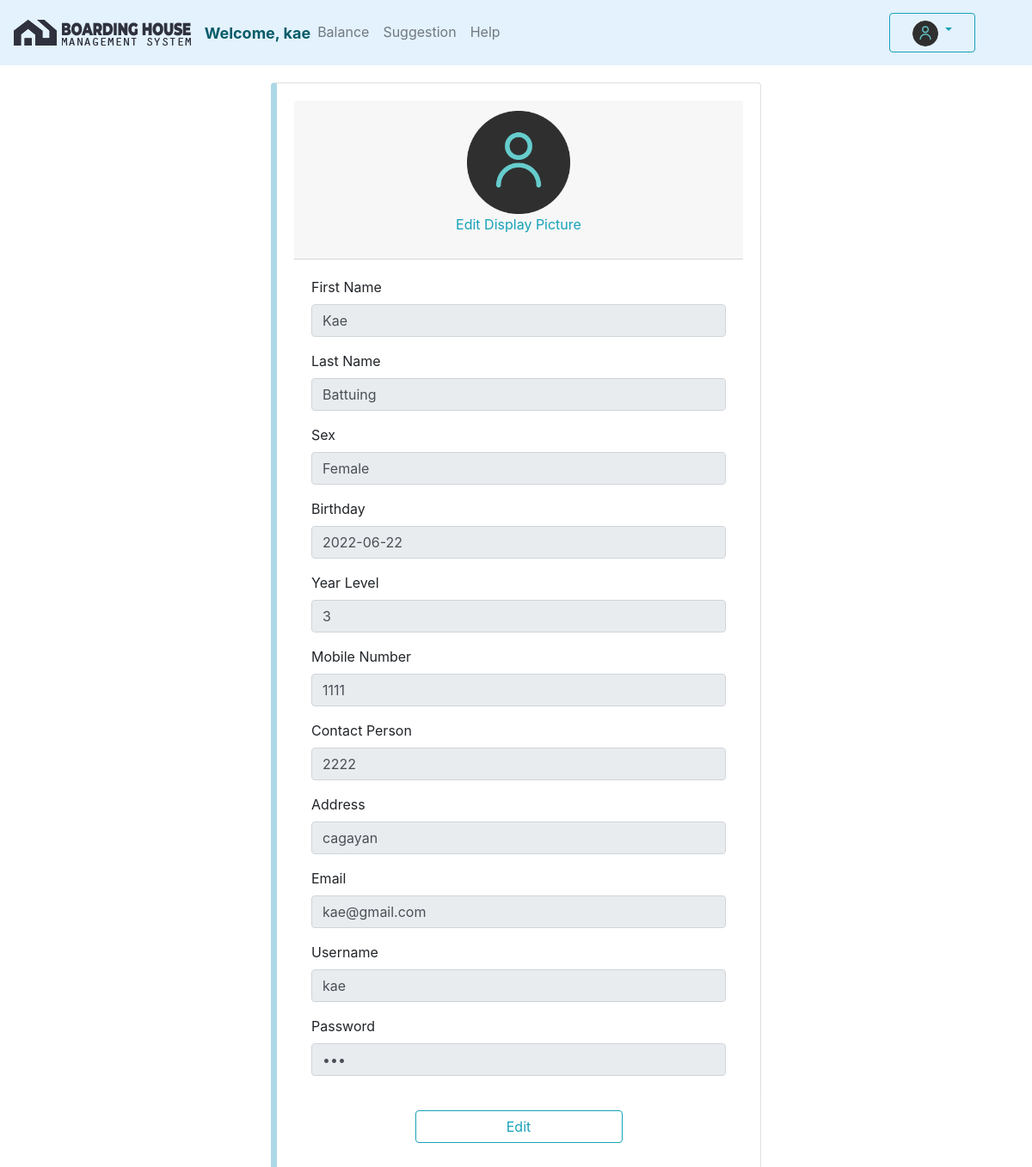
/User/editprofile.php (signed in), run on the app's committed database.
### tables this page shows
CREATE TABLE `boarders` (
  `boarder_id` int(11) NOT NULL,
  `first_name` varchar(50) NOT NULL,
  `last_name` varchar(50) NOT NULL,
  `sex` varchar(10) NOT NULL,
  `birthdate` varchar(255) NOT NULL,
  `year` varchar(255) NOT NULL,
  `contact_number` varchar(11) NOT NULL,
  `contact_person` varchar(255) NOT NULL,
  `permanent_add` varchar(255) NOT NULL,
  `email_add` varchar(255) NOT NULL,
  `username` varchar(50) NOT NULL,
  `password` varchar(50) NOT NULL,
  `imgname` varchar(255) NOT NULL,
  `imgsrc` varchar(255) NOT NULL
);

### User/editprofile.php (the view, shortened to what this page needs)
<?php
    include("../config.php");
    $user_check=$_SESSION['user'];
    $sql="SELECT * FROM boarders WHERE username='$user_check'";
    $stmt=$conn->query($sql);
    $row=$stmt->fetch(PDO::FETCH_ASSOC);
    $login_user=$row['username'];
    $fname=$row['first_name'];
    $lname=$row['last_name'];
    $sex=$row['sex'];
    $birthdate=$row['birthdate'];
    $year=$row['year'];
    $cnumber=$row['contact_number'];
    $cperson=$row['contact_person'];
    $address=$row['permanent_add'];
    $email=$row['email_add'];
    $uname=$row['username'];
    $pword=$row['password'];
    $imgsrc=$row['imgsrc'];
?>
<!DOCTYPE html>
<html lang="en">
<head>
    <link rel="stylesheet" href="../bootstrap/css/bootstrap.css">
    <link rel="stylesheet" href="../fontawesome/css/all.css">
</head>
<body>
    <nav class="navbar navbar-expand-lg navbar-light" style="background-color: #e3f2fd;">
        <a class="navbar-brand" href="#">
            <img src="../Assets/logo/main-logo.png" class="d-inline-block align-top" alt="">
            <img src="../Assets/logo/main-logo-text.png" class="d-inline-block align-top" alt="">
        </a>
        <div class="collapse navbar-collapse" id="navbarSupportedContent">
            <ul class="navbar-nav mr-auto">
                <li class="nav-item">
					<span class="navbar-text" style="font-weight: bold; color:#075b68; font-size: 18px;">Welcome, <?php echo $login_user ?></span>
				</li>
                <li class="nav-item">
                    <a class="nav-link" href="balance.php">Balance</a>
                </li>
                <li class="nav-item">
                    <a class="nav-link" href="message.php">Suggestion</a>
                </li>
                <li class="nav-item">
                    <a class="nav-link" href="help.php">Help</a>
                </li>
            </ul>
            <div class="dropdown" style="padding-right: 50px">
                <button type="button" class="btn btn-outline-info dropdown-toggle" data-toggle="dropdown" aria-haspopup="true" aria-expanded="false" style="width: 100px">
                    <span class="navbar-text" style="font-size: 15px; padding:0">
                    <img src=<?php echo $imgsrc==""?"../Assets/logo/user.png":$imgsrc ?> width="30" height="30" class="d-inline-block align-top" alt="" style="border-radius: 50%">
                    </span>
                </button>
			</div>
        </div>
    </nav>
        <div class="container w-50" style="margin-top: 20px; margin-bottom: 10px ">
            <div class="card" style="border-left: 7px solid lightblue;">
            <form class="form" style="padding: 20px 20px 0px 20px;">
                    <div class="card-header">
                        <div class="form-group text-center">
                            <img src=<?php echo $imgsrc==""?"../Assets/logo/user.png":$imgsrc ?> style="width:120px; height:120px; display:block; margin-left:auto; margin-right:auto"  alt="">
                            <a data-toggle="modal" data-target="#editPic" href="#" style="color: #17a2b8; font-size:16px">Edit Display Picture</a>
                        </div>
                    </div>
                    <div class="card-body">
                        <div class="form-group">
                            <label for="">First Name</label>
                            <input disabled type="text" class="form-control" name="name" value=<?php echo $fname ?>>
                        </div>
                        <div class="form-group">
                            <label for="">Last Name</label>
                            <input disabled type="text" class="form-control" name="name" value=<?php echo $lname ?>>
                        </div>
                        <div class="form-group">
                            <label for="">Sex</label>
                            <input disabled type="text" class="form-control" name="name" value=<?php echo $sex ?>>
                        </div>
                        <div class="form-group">
                            <label for="">Birthday</label>
                            <input disabled type="text" class="form-control" name="name" value=<?php echo $birthdate ?>>
                        </div>
                        <div class="form-group">
                            <label for="">Year Level</label>
                            <input disabled type="text" class="form-control" name="name" value=<?php echo $year ?>>
                        </div>
                        <div class="form-group">
                            <label for="">Mobile Number</label>
                            <input disabled type="text" class="form-control" name="name" value=<?php echo $cnumber ?>>
                        </div>
                        <div class="form-group">
                            <label for="">Contact Person</label>
                            <input disabled type="text" class="form-control" name="name" value=<?php echo $cperson ?>>
                        </div>
                        <div class="form-group">
                            <label for="">Address</label>
                            <input disabled type="text" class="form-control" name="name" value=<?php echo $address ?>>
                        </div>
                        <div class="form-group">
                            <label for="">Email</label>
                            <input disabled type="text" class="form-control" name="name" value=<?php echo $email ?>>
                        </div>
                        <div class="form-group">
                            <label for="">Username</label>
                            <input disabled type="email" class="form-control" name="email" value=<?php echo $uname ?>>
                        </div>
                        <div class="form-group">
                            <label for="">Password</label>
                            <input disabled type="password" class="form-control" name="password" value=<?php echo $pword ?>>
                        </div>
                        <br>
                        <div class="form-group text-center">
                            <button type="button" name="editProfile" class="btn btn-outline-info w-50" data-toggle="modal" data-target="#editModal" >Edit</button>
                        </div>
                    </form>
                </div>
            </div>
</body>
</html>

### data on the page
boarders: username "kae", name "Kae", name "Battuing", name "Female", name "2022-06-22", name "3", name "1111", name "2222", name "cagayan", name "kae@gmail.com", email "kae"
